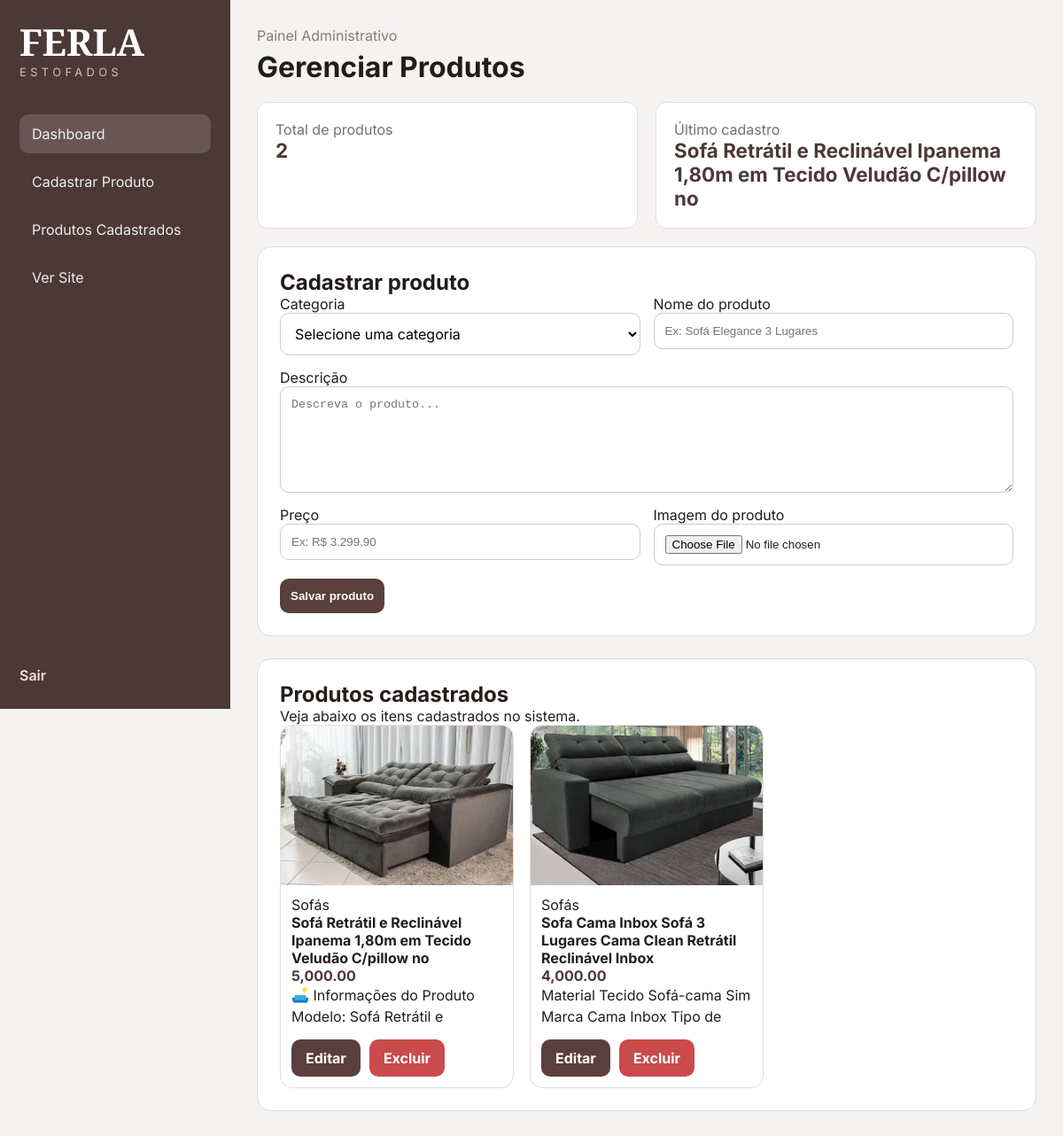
/admin/index.php (signed in), run on the app's committed database.
### tables this page shows
CREATE TABLE produtos (
    id INTEGER PRIMARY KEY AUTOINCREMENT,
    categoria TEXT NOT NULL,
    nome TEXT NOT NULL,
    descricao TEXT NOT NULL,
    preco TEXT NOT NULL,
    imagem TEXT NOT NULL,
    destaque INTEGER DEFAULT 1,
    criado_em DATETIME DEFAULT CURRENT_TIMESTAMP
);

### admin/index.php (the view, shortened to what this page needs)
<?php
require_once __DIR__ . '/../config/db.php';
$stmt = $pdo->query("SELECT * FROM produtos ORDER BY id DESC");
$produtos = $stmt->fetchAll(PDO::FETCH_ASSOC);
function nomeCategoria($categoria) {
    $mapa = [
        'sofas' => 'Sofás',
        'sofás' => 'Sofás',
        'poltronas' => 'Poltronas',
        'cadeiras' => 'Cadeiras',
        'cabeceiras' => 'Cabeceiras',
    ];
    $chave = mb_strtolower(trim($categoria), 'UTF-8');
    return $mapa[$chave] ?? $categoria;
}
?>
<!DOCTYPE html>
<html lang="pt-BR">
<head>
  <link rel="stylesheet" href="/estofadosferla/style.css">
</head>
<body class="admin-body">
  <div class="admin-layout">
    <aside class="admin-sidebar">
      <div>
        <div class="admin-brand">
          <h2>FERLA</h2>
          <span>ESTOFADOS</span>
        </div>
        <nav class="admin-menu">
          <a href="#" class="active">Dashboard</a>
          <a href="#cadastro">Cadastrar Produto</a>
          <a href="#lista">Produtos Cadastrados</a>
          <a href="/estofadosferla/index.php" target="_blank">Ver Site</a>
        </nav>
      </div>
      <div class="admin-sidebar-footer">
        <a href="logout.php" class="logout-link">Sair</a>
      </div>
    </aside>
    <main class="admin-main">
      <header class="admin-header">
        <p class="admin-subtitle">Painel Administrativo</p>
        <h1>Gerenciar Produtos</h1>
      </header>
      <section class="admin-stats">
        <div class="stat-card">
          <span>Total de produtos</span>
          <strong><?= count($produtos) ?></strong>
        </div>
        <div class="stat-card">
          <span>Último cadastro</span>
          <strong><?= !empty($produtos) ? htmlspecialchars($produtos[0]['nome']) : 'Nenhum produto' ?></strong>
        </div>
      </section>
      <section class="admin-panel" id="cadastro">
        <div class="admin-panel-header">
          <h2>Cadastrar produto</h2>
        </div>
        <form class="admin-form-grid" method="post" action="salvar_produto.php" enctype="multipart/form-data">
          <div class="form-group">
            <label for="categoria">Categoria</label>
            <select id="categoria" name="categoria" required>
              <option value="">Selecione uma categoria</option>
            </select>
          </div>
          <div class="form-group">
            <label for="nome">Nome do produto</label>
            <input type="text" id="nome" name="nome" placeholder="Ex: Sofá Elegance 3 Lugares" required>
          </div>
          <div class="form-group full">
            <label for="descricao">Descrição</label>
            <textarea id="descricao" name="descricao" placeholder="Descreva o produto..." required></textarea>
          </div>
          <div class="form-group">
            <label for="preco">Preço</label>
            <input type="text" id="preco" name="preco" placeholder="Ex: R$ 3.299,90" required>
          </div>
          <div class="form-group">
            <label for="imagem">Imagem do produto</label>
            <input type="file" id="imagem" name="imagem" accept="image/*" required>
          </div>
          <div class="form-actions full">
            <button type="submit" class="admin-btn-primary">Salvar produto</button>
          </div>
        </form>
      </section>
      <section class="admin-panel" id="lista">
        <div class="admin-panel-header">
          <h2>Produtos cadastrados</h2>
          <p>Veja abaixo os itens cadastrados no sistema.</p>
        </div>
        <div class="admin-products-grid">
          <?php if (!empty($produtos)): ?>
            <?php foreach ($produtos as $produto): ?>
              <article class="admin-product-card">
                <div class="admin-product-image">
                  <img src="<?= htmlspecialchars($produto['imagem']) ?>" alt="<?= htmlspecialchars($produto['nome']) ?>">
                </div>
<div class="admin-product-content">
  <span class="admin-tag"><?= htmlspecialchars(nomeCategoria($produto['categoria'])) ?></span>
  <h3><?= htmlspecialchars($produto['nome']) ?></h3>
  <p class="admin-price"><?= htmlspecialchars($produto['preco']) ?></p>
   <p style="line-height:1.5; height:3em; overflow:hidden; margin:0;">
  <?= htmlspecialchars($produto['descricao']) ?>
</p>
   <div class="admin-actions">
  <a class="admin-btn-edit" href="editar_produto.php?id=<?= $produto['id'] ?>">Editar</a>
  <a
    class="admin-btn-delete"
    href="excluir_produto.php?id=<?= $produto['id'] ?>"
    onclick="return confirm('Tem certeza que deseja excluir este produto?');"
  >
    Excluir
  </a>
</div>
</div>
              </article>
            <?php endforeach; ?>
          <?php else: ?>
            <div class="admin-empty">
              <p>Nenhum produto cadastrado ainda.</p>
            </div>
          <?php endif; ?>
        </div>
      </section>
    </main>
  </div>
</body>
</html>

### style.css (style rules this page uses)
:root { --bg: #f3f1f1; --white: #fff; --text: #1f1a17; --muted: #7f7671; --line: #ddd7d4; --primary: #5a403d; --footer: #4d3838; --green: #2ecc5e; }
* { margin: 0; padding: 0; box-sizing: border-box; }
body { font-family: 'Inter', sans-serif; background: var(--bg); color: var(--text); }
a { text-decoration: none; color: inherit; }
img { max-width: 100%; display: block; }
.admin-body { margin: 0; padding: 0; font-family: 'Inter', sans-serif; background: #f5f3f2; color: #241c19; }
.form-group select { padding: 12px; border-radius: 10px; border: 1px solid #ccc; outline: none; background: #fff; font-family: 'Inter', sans-serif; font-size: 1rem; }
.admin-layout { display: flex; min-height: 100vh; }
.admin-sidebar { position: fixed; left: 0; top: 0; width: 260px; height: 100vh; background: #4d3838; color: #fff; padding: 28px 22px; display: flex; flex-direction: column; justify-content: space-between; }
.admin-brand h2 { margin: 0; font-family: 'Cormorant Garamond', serif; font-size: 2.6rem; line-height: 0.95; }
.admin-brand span { display: block; margin-top: 6px; font-size: 0.8rem; letter-spacing: 0.35em; color: rgba(255, 255, 255, 0.7); }
.admin-menu { margin-top: 40px; display: flex; flex-direction: column; gap: 10px; }
.admin-menu a { display: block; padding: 12px 14px; border-radius: 10px; color: rgba(255, 255, 255, 0.9); transition: 0.2s; }
.admin-menu a:hover, .admin-menu a.active { background: rgba(255, 255, 255, 0.15); }
.logout-link { color: #ffd8d8; font-weight: 600; }
.admin-main { margin-left: 260px; padding: 30px; width: 100%; }
.admin-header h1 { margin: 0; font-size: 2rem; }
.admin-subtitle { color: #8a7a74; margin-bottom: 6px; }
.admin-stats { display: flex; gap: 20px; margin: 20px 0; }
.stat-card { background: #fff; border-radius: 12px; padding: 20px; flex: 1; border: 1px solid #e3dcd8; }
.stat-card span { display: block; color: #7c6e68; }
.stat-card strong { font-size: 1.4rem; color: #4d3838; }
.admin-panel { background: #fff; border-radius: 16px; padding: 25px; margin-bottom: 25px; border: 1px solid #e3dcd8; }
.admin-panel h2 { margin-top: 0; }
.admin-form-grid { display: grid; grid-template-columns: 1fr 1fr; gap: 15px; }
.form-group { display: flex; flex-direction: column; }
.form-group.full { grid-column: 1 / -1; }
.form-group input, .form-group textarea { padding: 12px; border-radius: 10px; border: 1px solid #ccc; outline: none; }
.form-group textarea { min-height: 120px; }
.admin-btn-primary { background: #5a403d; color: white; border: none; padding: 12px; border-radius: 10px; cursor: pointer; font-weight: bold; }
.admin-products-grid { display: grid; grid-template-columns: repeat(3, 1fr); gap: 18px; }
.admin-product-card { background: #fff; border-radius: 14px; border: 1px solid #e4ddda; overflow: hidden; }
.admin-product-image { height: 180px; }
.admin-product-image img { width: 100%; height: 100%; object-fit: cover; }
.admin-product-content { padding: 12px; }
.admin-product-content h3 { margin: 0; font-size: 1rem; }
.admin-price { font-weight: bold; color: #4d3838; }
.admin-actions { margin-top: 14px; display: flex; gap: 10px; flex-wrap: wrap; }
.admin-btn-edit, .admin-btn-cancel { display: inline-flex; align-items: center; justify-content: center; min-height: 42px; padding: 10px 16px; border-radius: 10px; font-weight: 700; text-decoration: none; }
.admin-btn-edit { background: #5a403d; color: #fff; }
.admin-btn-delete { display: inline-flex; align-items: center; justify-content: center; min-height: 42px; padding: 10px 16px; border-radius: 10px; font-weight: 700; text-decoration: none; background: #c94b4b; color: #fff; }

### data on the page
produtos: nome "Sofá Retrátil e Reclinável Ipanema 1,80m em Tecido Veludão C/pillow no", imagem (picture), categoria "Sofás", preco "5,000.00", descricao "🛋️ Informações do Produto Modelo: Sofá Retrátil e…"
produtos: imagem (picture), categoria "Sofás", nome "Sofa Cama Inbox Sofá 3 Lugares Cama Clean Retrátil Reclinável Inbox", preco "4,000.00", descricao "Material Tecido Sofá-cama Sim Marca Cama Inbox Tipo de…"

### other printed values
count($produtos) "2"
